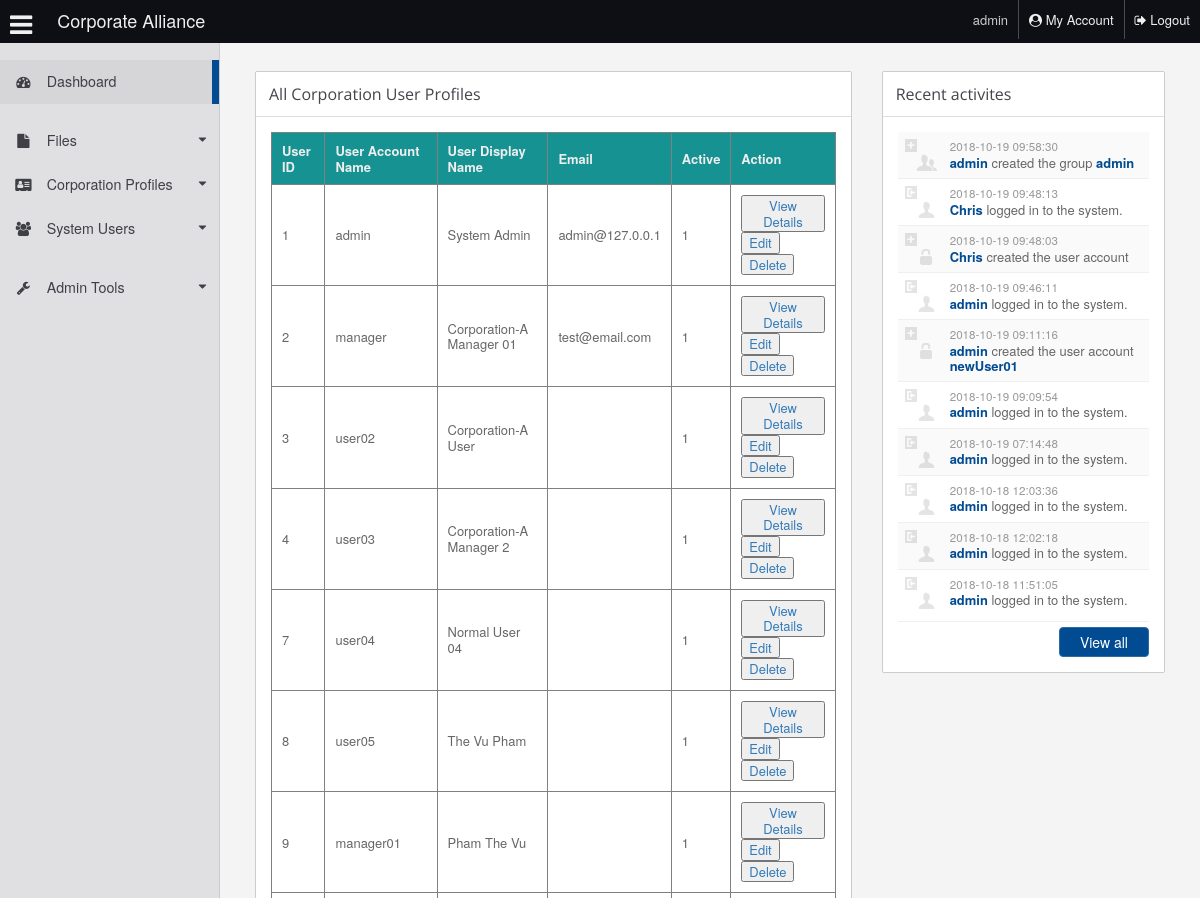
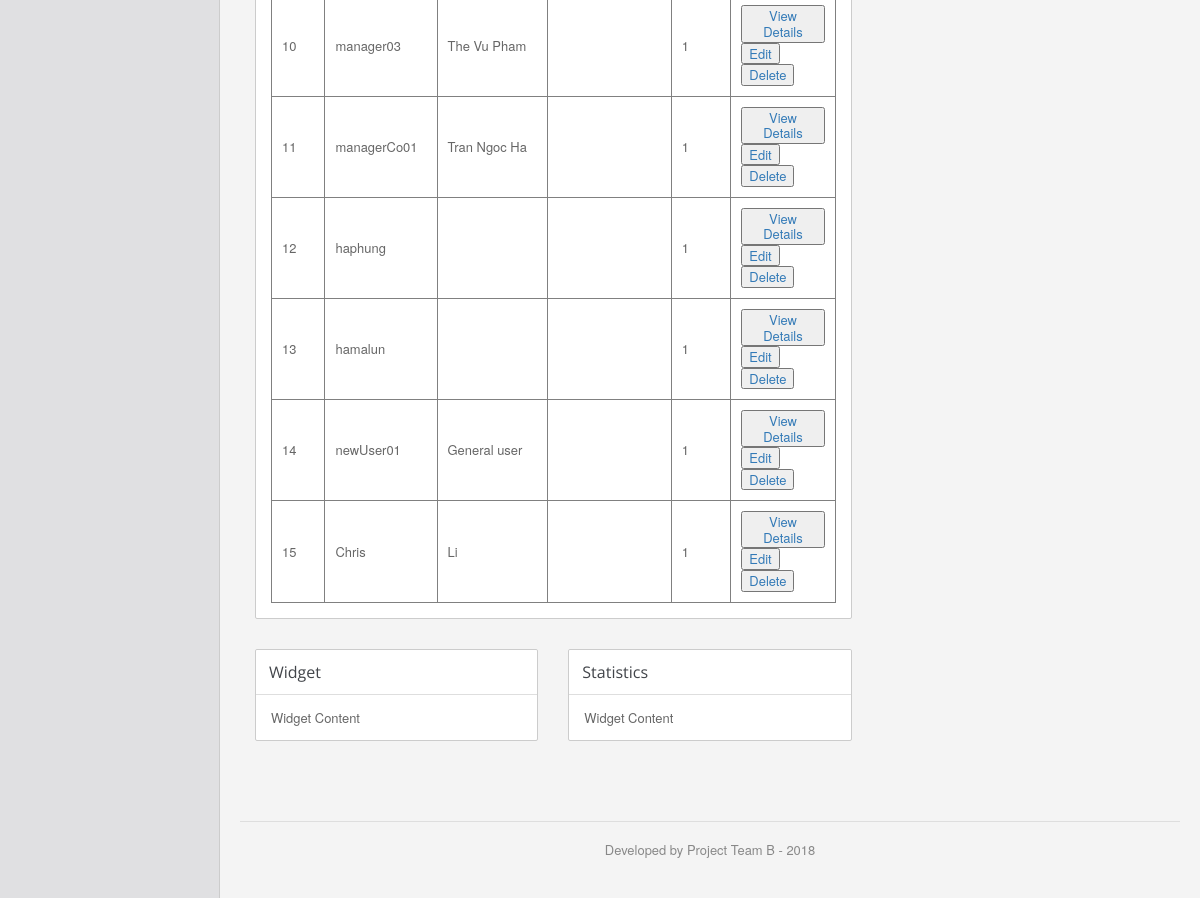
Page /users.php (signed in) on the committed database (2 pictures, top to bottom).
### tables this page shows
CREATE TABLE `ca_users` (
  `id` int(11) NOT NULL,
  `user` varchar(60) NOT NULL,
  `password` varchar(60) NOT NULL,
  `name` text NOT NULL,
  `avatar` varchar(100) DEFAULT NULL,
  `email` varchar(60) NOT NULL,
  `level` tinyint(1) NOT NULL DEFAULT '0',
  `timestamp` timestamp NOT NULL DEFAULT CURRENT_TIMESTAMP,
  `address` text,
  `phone` varchar(32) DEFAULT NULL,
  `notify` tinyint(1) NOT NULL DEFAULT '0',
  `contact` text,
  `created_by` varchar(60) DEFAULT NULL,
  `active` tinyint(1) NOT NULL DEFAULT '1',
  `corp_id` int(11) DEFAULT NULL,
  `max_file_size` int(20) NOT NULL DEFAULT '0'
);

CREATE TABLE `ca_action_logs` (
  `id` int(11) NOT NULL,
  `timestamp` timestamp NOT NULL DEFAULT CURRENT_TIMESTAMP,
  `action_id` int(2) NOT NULL,
  `owner_id` int(11) NOT NULL,
  `owner_user` text,
  `affected_file` int(11) DEFAULT NULL,
  `affected_account` int(11) DEFAULT NULL,
  `affected_file_name` text,
  `affected_account_name` text
);

### includes/functions.php (called while the page is built, shortened)
	<?php
function render_log_action($params)
{
	$action = $params['action_id'];
	$timestamp = $params['timestamp'];
	$owner_user = $params['owner_user'];
	$affected_account_name = $params['affected_account_name'];
	switch ($action) {
		case 1:
			$action_ico = 'login';
			$part1 = $owner_user;
			$action_text = 'logged in to the system.';
			break;
		case 2:
			$action_ico = 'user-add';
			$part1 = $owner_user;
			$action_text = 'created the user account';
			$part2 = $affected_account_name;
			break;
		case 14:
			$action_ico = 'group-add';
			$part1 = $owner_user;
			$action_text = 'created the group';
			$part2 = $affected_account_name;
			break;
	}
	$date = $timestamp;
	if (!empty($part1)) { $log['1'] = $part1; }
	if (!empty($part2)) { $log['2'] = $part2; }
	$log['icon'] = $action_ico;
	$log['timestamp'] = $date;
	$log['text'] = $action_text;
	return $log;
}
?>

### users.php (the view, shortened to what this page needs)
<?php
require_once('sys_includes.php');
if(!empty($_SESSION["userlevel"])) $userlevel = $_SESSION["userlevel"];
include('includes/header.php');
include('includes/side_menu.php');
$sql = "SELECT * FROM ca_users";
$content_title = "All Corporation";
?>
		<div class="main_content">
			<div class="container-fluid">
				<div class="row">
					<div id="section_title">
						<div class="col-xs-12">
						</div>
					</div>
				</div>
				<div class="row">
					<div class="col-sm-8">
						<div class="row">
							<div class="col-sm-12">
								<div class="widget">
									<h4><?php echo $content_title; ?> User Profiles</h4>
									<div class="widget_int">
										<div>
<?php
	if($result = mysqli_query($link, $sql)){
		if(mysqli_num_rows($result) > 0){
			echo '<table cellspacing="5" border="1" cellpadding="5">';
				echo "<tr>";
					echo "<th>User ID</th>";
					echo "<th>User Account Name</th>";
					echo "<th>User Display Name</th>";
					echo "<th>Email</th>";
					echo "<th>Active</th>";
					echo "<th>Action</th>";
				echo "</tr>";
			while($row = mysqli_fetch_array($result)){
			if($userlevel >= $row['level'] && ($userlevel == 8 && $usercorpid == $row['id']) || $userlevel == 9)
				$function_txt ='<a href="users-edit.php?user-id=' . $row['id']. '"><button type="button">Edit</button></a>
			<a href="users-delete.php?user-id=' . $row['id'] . '"><button type="button">Delete</button></a>';
			else
				$function_txt = "";
				echo "<tr>";
					echo "<td>" . $row['id'] . "</td>";
					echo "<td>" . $row['user'] . "</td>";
					echo "<td>" . $row['name'] . "</td>";
					echo "<td>" . $row['email'] . "</td>";
					echo "<td>" . $row['active'] . "</td>";
					echo '<td><a href="users-details.php?user-id=' . $row['id']. '"><button type="button">View Details</button></a>'. $function_txt .'</td>';
				echo "</tr>";
			}
			echo "</table>";
		} else{
			echo "No records matching your query were found.";
		}
	} else{
		echo "ERROR: Could not able to execute $sql. " . mysqli_error($link);
	}
?>
										</div>
									</div>
								</div>
							</div>
						</div>
						<?php include('includes/widgets.php');?>
					</div>
					<?php include('includes/right_panel.php');?>
				</div>
			</div>
			<footer>
				<div id="footer">
					Developed by Project Team B - 2018
				</div>
			</footer>
		</div>
	</div>
</body>
</html>

### includes/right_panel.php (shortened to what this page needs)
<?php
$sql_rpanel = "SELECT * FROM ca_action_logs";
$sql_rpanel .=" ORDER BY timestamp DESC LIMIT 10";
?>
					<div class="col-sm-4 container_widget_actions_log">
						<div class="widget">
							<h4>Recent activites</h4>
							<div class="widget_int">
										<?php
											if($result = mysqli_query($link, $sql_rpanel)){
												if(mysqli_num_rows($result) > 0){
													echo '<ul class="activities_log">';
													while($row = mysqli_fetch_array($result)){
															$log = render_log_action($row);
															echo '<li>';
															echo '	<div class="log_ico">
																	<img alt="Action icon" src="img/log_icons/'.$log['icon'].'.png">';
															echo '	</div>
																<div class="home_log_text">
																	<div class="date">'.$log['timestamp'].'</div>';
															if(!empty($log['2'])) $target = ($log['2']);
															else $target = "";
															echo '		<div class="action">
																		<span>'.$log['1'].'</span> '.$log['text'].' <span>'.$target.'</span>';
															echo '		</div>
																</div>
															</li>';
													}
													echo '</ul>';
												} else{
													echo "No records matching your query were found.";
												}
											} else{
												echo "ERROR: Could not able to execute the sql command. " . mysqli_error($link);
											}
										?>
								<div class="view_full_log">
									<a class="btn btn-primary btn-wide" href="actions-log.php">View all</a>
								</div>
							</div>
						</div>
					</div>

### users.php (style rules this page uses)
td, th { padding: 10px; }
th { background: #179292; color: #eee; }

### rows in the picture
ca_users: id "1", user "admin", name "System Admin", email "admin@127.0.0.1", active "1"
ca_users: id "2", user "manager", name "Corporation-A Manager 01", email "test@email.com", active "1"
ca_users: id "3", user "user02", name "Corporation-A User", active "1"
ca_users: id "4", user "user03", name "Corporation-A Manager 2", active "1"
ca_users: id "7", user "user04", name "Normal User 04", active "1"
ca_users: id "8", user "user05", name "The Vu Pham", active "1"
ca_users: id "9", user "manager01", name "Pham The Vu", active "1"
ca_users: id "10", user "manager03", name "The Vu Pham", active "1"
ca_users: id "11", user "managerCo01", name "Tran Ngoc Ha", active "1"
ca_users: id "12", user "haphung", active "1"
ca_users: id "13", user "hamalun", active "1"
ca_users: id "14", user "newUser01", name "General user", active "1"
ca_users: id "15", user "Chris", name "Li", active "1"
ca_action_logs: shows a picture, timestamp "2018-10-19 09:58:30", 1 "admin", text "created the group", target "admin"
ca_action_logs: timestamp "2018-10-19 09:48:13", owner_user "Chris", text "logged in to the system."
ca_action_logs: timestamp "2018-10-19 09:48:03", 1 "Chris", text "created the user account"
ca_action_logs: timestamp "2018-10-19 09:46:11", owner_user "admin", text "logged in to the system."
ca_action_logs: timestamp "2018-10-19 09:11:16", 1 "admin", text "created the user account", target "newUser01"
ca_action_logs: timestamp "2018-10-19 09:09:54", owner_user "admin", text "logged in to the system."
ca_action_logs: timestamp "2018-10-19 07:14:48", owner_user "admin", text "logged in to the system."
ca_action_logs: timestamp "2018-10-18 12:03:36", owner_user "admin", text "logged in to the system."
ca_action_logs: timestamp "2018-10-18 12:02:18", owner_user "admin", text "logged in to the system."
ca_action_logs: timestamp "2018-10-18 11:51:05", owner_user "admin", text "logged in to the system."

### other values in the picture
$_SESSION["username"] "admin"
$content_title "All Corporation"
